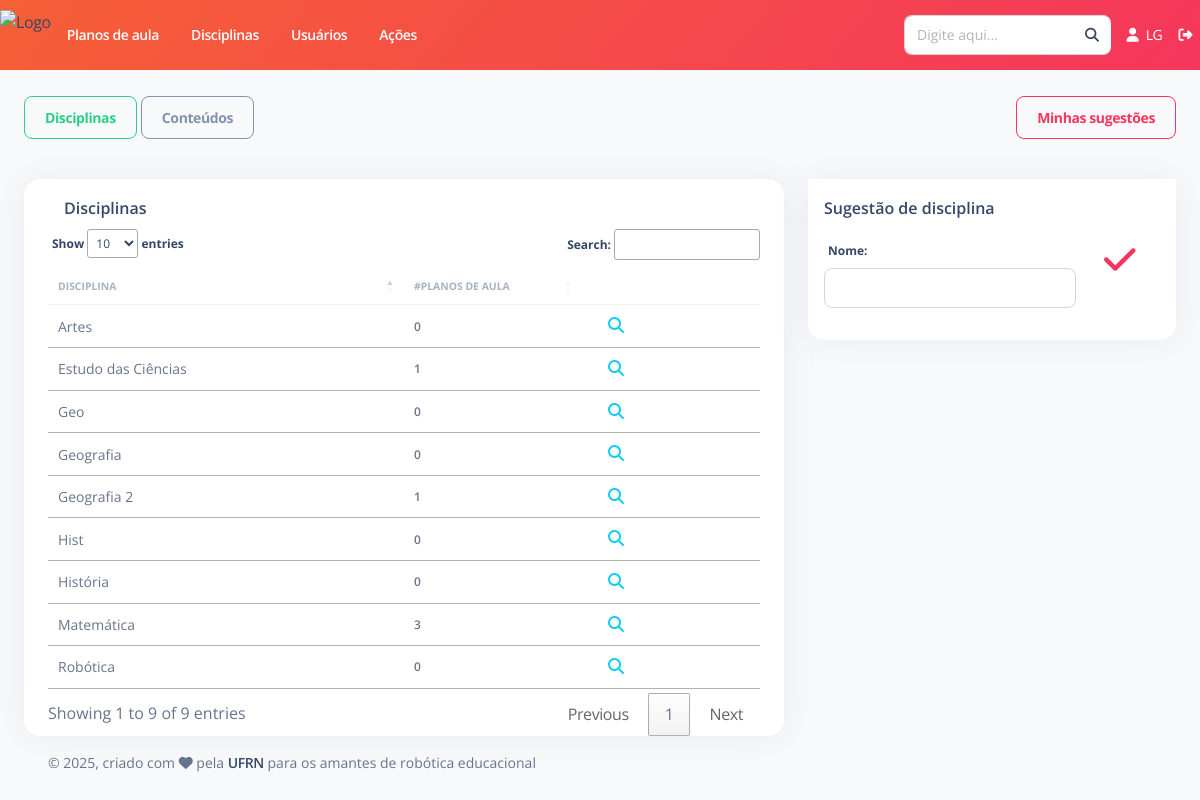
The page /disciplina/listar/ (signed in) on the database its author committed.
### Disciplina/models.py (models this page shows)
class Disciplina(models.Model):
    nome = models.CharField(unique=True, max_length=200, verbose_name="Nome")
    status = models.CharField(max_length=7, choices=STATUS, default='Ativo')
    def __str__(self):
        return self.nome
    class Meta:
        ordering = ['nome']
        verbose_name = "Disciplina"
        verbose_name_plural = "Disciplinas"

### Disciplina/views.py (the view)
# urls.py: path('listar/', views.ListarTodasAcoes.as_view(), name='listar'),
@login_required
def listar(request):
    planos_aula = PlanoAula.objects.filter(status=True)
    disciplinas = Disciplina.objects.filter(status="Ativo")
    conteudos = Conteudo.objects.filter(status="Ativo")
    informacoes = {
        'lista_disciplinas': encontrar_planos_aula_disciplina(planos_aula, list(disciplinas)),
        'lista_conteudos': conteudos,
    }
    return render(request, "Disciplina/listar.html", informacoes)

### Usuario/templatetags/info_usuario.py (called while the page is built)
@register.filter
def iniciais_nome_completo(user):
    if not user.first_name and not user.last_name:
        return ""
    primeira = user.first_name.strip()[0] if user.first_name else ""
    ultima = user.last_name.strip()[0] if user.last_name else ""
    return f"{primeira.upper()}{ultima.upper()}"

### rap/views.py (called while the page is built)
def encontrar_planos_aula_disciplina(planos_aula, disciplinas):
    print(disciplinas)
    inf_disciplinas = []
    for disciplina in disciplinas:
        informacoes = []
        informacoes.append(disciplina)
        informacoes.append(0)
        inf_disciplinas.append(informacoes)
    for plano_aula in planos_aula:
        disciplinas_pa = []
        for conteudo in plano_aula.conteudos.all():
            if conteudo.disciplina not in disciplinas_pa:
                disciplinas_pa.append(conteudo.disciplina)
        for disciplina in disciplinas_pa:
            if (disciplina in disciplinas):
                indice = disciplinas.index(disciplina)
                inf_disciplinas[indice][1] += 1
    return inf_disciplinas

### templates/Disciplina/listar.html (shortened to what this page needs)
{% extends "Base/base.html" %}
{% load static %}
{% block conteudo %}
<br>
<div class="d-flex justify-content-between">
  <div>
    <button id="btn_disciplina" class="btn btn-outline-success" onclick="mostrar_disciplinas()">Disciplinas</button>
    <button id="btn_conteudo" class="btn btn-outline-secondary" onclick="mostrar_conteudos()">Conteúdos</button>
  </div>
  <div>
    <a href="{% url 'disciplina:listar_sugestoes_usuario' pk=user.id %}" class="btn btn-outline-danger">Minhas sugestões</a>
  </div>
</div>
<div id="div_disciplina">
<div class="row mt-4">
  <div class="col-lg-8 col-md-12 mb-lg-0 mb-4">
    <div class="card container">
      <div class="card-header pb-0 p-3">
        <div class="d-flex justify-content-between">
          <h6 class="mb-2">Disciplinas</h6>
        </div>
      </div>
      <div class="table-responsive">
          <table id="tabela_disciplinas" class="table align-items-center" cellspacing="0">
            <col style="width: 50%;">
            <col style="width: 25%;">
            <col style="width: 25%;">
            <thead>
              <tr>
                <th class="text-uppercase text-secondary text-xxs font-weight-bolder opacity-7">Disciplina</th>
                <th class="text-uppercase text-secondary text-xxs font-weight-bolder opacity-7">#Planos de Aula</th>
                <th class="text-uppercase text-secondary text-xxs font-weight-bolder opacity-7"></th>
              </tr>
            </thead>
            <tbody>
                {% for disciplina in lista_disciplinas %}
                    <tr>
                        <td><p class="text-sm mb-0">{{disciplina.0.nome}}</p></td>
                        <td><p class="text-xs font-weight-bold mb-0">{{disciplina.1}}</p></td>
                        <td>
                          <a href="{% url 'plano_aula:listar' %}?conteudos__disciplina={{ disciplina.0.id }}">
                              <i class="fas fa-magnifying-glass px-3"
                              style="color: var(--bs-info);"></i>
                          </a>
                        </td>
                    </tr>
                {% endfor %}
            </tbody>
          </table>
      </div>
    </div>
  </div>
  <div class="col-lg-4 mb-lg-0 mb-4">
    <div class="card">
      <form id="form_disciplina">
        <div class="card-header pb-0 p-3">
          <h6 class="mb-0">Sugestão de disciplina</h6>
        </div>
        <div class="card-body p-3">
          <div class="d-flex justify-content-between">
            <div class="col-md-9 form-group">
                <label for="example-text-input" class="form-control-label">Nome: </label>
                <input id="disciplina_text" class="form-control" type="text">
            </div>
            <div class="col-md-2">
              <a onclick="sugerir_disciplina()">
                <i class="fa fa-check h2 font-weight-bolder text-danger"></i>
              </a>
            </div>
          </div>
        </div>
      </form>
    </div>
  </div>
</div>
</div>
{% endblock %}

### templates/Base/navbar-horizontal.html (shortened to what this page needs)
{% load static %}
{% load info_usuario %}
<nav class="navbar navbar-expand-lg px-0 shadow-none bg-gradient-danger" style="height: 70px;">
  <div class="collapse navbar-collapse justify-content-between" id="navbar">
    <ul class="navbar-nav">
      <li class="nav-item d-flex align-items-center h-100">
        <a href="{% url 'home' %}" class="d-flex align-items-center" style="height: 50px;">
          <img src="{% static 'assets/img/LogoRAP-transparente.png' %}"
               style="height: 100%; width: auto; display: block;"
               alt="Logo">
        </a>
      </li>
      <li class="nav-item px-3 d-flex align-items-center">
        <a href="{% url 'plano_aula:listar' %}" class="nav-link font-weight-bold px-0 text-white">
          Planos de aula
        </a>
      </li>
      <li class="nav-item px-3 d-flex align-items-center">
        <a href="{% url 'disciplina:listar' %}" class="nav-link font-weight-bold px-0 text-white">
          Disciplinas
        </a>
      </li>
      <li class="nav-item px-3 d-flex align-items-center">
        <a href="{% url 'usuario:listar_ativos' %}" class="nav-link font-weight-bold px-0 text-white">
          Usuários
        </a>
      </li>
      <li class="nav-item px-3 d-flex align-items-center">
        <a href="{% url 'acoes:listar' %}" class="nav-link font-weight-bold px-0 text-white">
          Ações
        </a>
      </li>
    </ul>
    <ul class="navbar-nav align-items-center">
      <li class="nav-item me-2">
        <form action="{% url 'buscar' %}" method="get">
            <div class="input-group">
                <input type="text"
                      class="form-control"
                      placeholder="Digite aqui..."
                      name="q"
                      id="input_busca"
                      value="{{ request.GET.q }}">
                <span class="input-group-text">
                    <a href="#" onclick="this.closest('form').submit(); return false;">
                        <i class="fa fa-search"></i>
                    </a>
                </span>
            </div>
        </form>
      </li>
      <li class="nav-item">
        <a href="{% url 'usuario:perfil' %}" class="nav-link text-white">
          <i class="fa fa-user me-1"></i> {{ user|iniciais_nome_completo }}
        </a>
      </li>
      <li class="nav-item">
        <a href="{% url 'usuario:logout' %}" class="nav-link text-white">
          <i class="fa fa-sign-out-alt"></i>
        </a>
      </li>
    </ul>
  </div>
</nav>

### rows shown on the page
Disciplina: nome "Artes", disciplina "0"
Disciplina: nome "Estudo das Ciências", disciplina "1"
Disciplina: nome "Geo", disciplina "0"
Disciplina: nome "Geografia", disciplina "0"
Disciplina: nome "Geografia 2", id "1"
Disciplina: nome "Hist", disciplina "0"
Disciplina: nome "História", disciplina "0"
Disciplina: nome "Matemática", disciplina "3"
Disciplina: nome "Robótica", disciplina "0"

### other values the page prints
{{ user|iniciais_nome_completo }} "LG"
